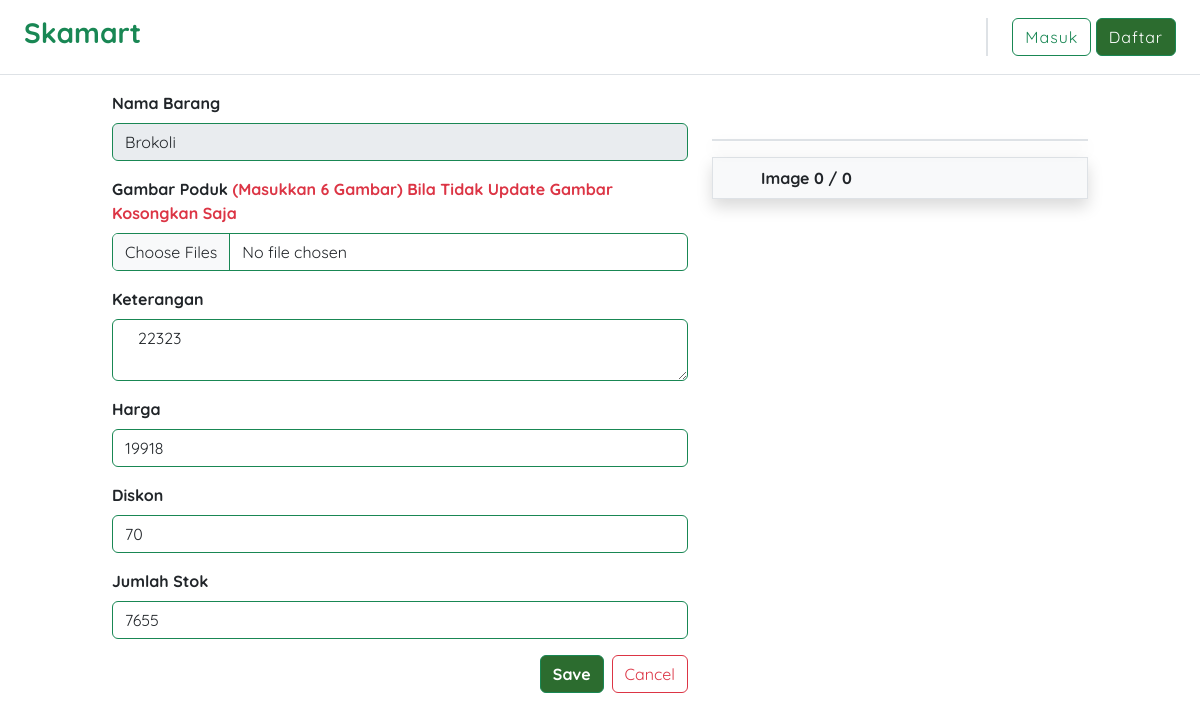
The page /Admin/update.php?update=4354 on the database its author committed.
### tables this page shows
CREATE TABLE `master_barang` (
  `kode_barang` varchar(255) NOT NULL,
  `kode_kategori` bigint NOT NULL,
  `nama_barang` varchar(255) NOT NULL,
  `deskripsi` text NOT NULL,
  `satuan` varchar(255) NOT NULL,
  `rating` float NOT NULL DEFAULT '0',
  `diskon` float NOT NULL,
  `gambar_barang` text NOT NULL,
  `stok` bigint NOT NULL,
  `varian` varchar(255) NOT NULL,
  `harga` bigint NOT NULL,
  `terjual` int NOT NULL DEFAULT '0'
);

### Controllers/adminController.php (called while the page is built, shortened)
<?php
$conn = connectDatabase();
function getData($id)
{
    global $conn;
    $query = "SELECT * FROM master_barang WHERE kode_barang = $id";
    $result = mysqli_query($conn, $query);
    return mysqli_fetch_assoc($result);
}

### Admin/update.php (the view, shortened to what this page needs)
<?php
 require_once "../Controllers/adminController.php";
 $data = getData($_GET['update']);
?>
<!DOCTYPE html>
<html lang="en">
<head>
    <link rel="stylesheet" href="<?= '../Assets/Css/style.css' ?>">
    <link href="https://cdn.jsdelivr.net/npm/bootstrap@5.3.3/dist/css/bootstrap.min.css" rel="stylesheet">
    <link rel="stylesheet" href="https://cdn.jsdelivr.net/npm/bootstrap-icons@1.11.3/font/bootstrap-icons.min.css">
</head>
<body>
    <?php include '../Components/Navbar-Admin.php'; ?>
    <div class="d-flex row justify-content-center  py-3 container-fluid detail ">
        <form action="../Controllers/adminController.php?action=update" method="POST" class="col-md-6 order-1 order-md-0" enctype="multipart/form-data">
            <div class="mb-3">
                <label for="nama_barang" class="form-label fw-bold">Nama Barang</label>
                <input type="text" class="form-control border-success" name="nama_barang" value="<?= $data['nama_barang']?>" id="nama_barang" disabled>
            </div>
            <div class="mb-3">
                <label for="imageInput" class="form-label fw-bold">Gambar Poduk <span class="fw-bold text-danger">(Masukkan 6 Gambar) Bila Tidak Update Gambar Kosongkan Saja</span></label>
                <input type="file" multiple class="form-control border-success" id="imageInput" name="gambar[]" accept=".jpg,.png">
            </div>
            <div class="mb-3">
                <label for="keterangan_barang" class="form-label fw-bold">Keterangan</label>
                <textarea style="max-height: 100px;" name="deskripsi" type="text" class="form-control border-success"  id="keterangan_barang" required> <?= $data['deskripsi']?></textarea>
            </div>
            <div class="mb-3">
                <label for="harga" class="form-label fw-bold">Harga</label>
                <input type="number" class="form-control border-success" id="harga" name="harga"  value="<?= $data['harga']?>" required>
            </div>
            <div class="mb-3">
                <label for="diskon" class="form-label fw-bold">Diskon</label>
                <input type="number" max="90" name="diskon" class="form-control border-success" id="diskon"  value="<?= $data['diskon']?>" required>
            </div>
            <div class="mb-3">
                <label for="sttok" class="form-label fw-bold">Jumlah Stok</label>
                <input type="number" class="form-control border-success" id="sttok" name="stok"  value="<?= $data['stok']?>" required>
            </div>
            <div class="d-flex justify-content-end mt-3">
                <button type="submit" name="create" class="btn btn-success me-2 fw-bold">Save</button>
                <button type="reset" name="reset" class="btn btn-outline-danger">Cancel</button>
            </div>
        </form>
        <div id="carouselExampleIndicators" class="carousel slide d-flex flex-column col-10 col-lg-4 mt-5">
            <div class="carousel-inner border shadow" id="carouselInner"></div>
            <button class="carousel-control-prev" type="button" data-bs-target="#carouselExampleIndicators" data-bs-slide="prev">
                <span class="carousel-control-prev-icon" aria-hidden="true"></span>
            </button>
            <button class="carousel-control-next" type="button" data-bs-target="#carouselExampleIndicators" data-bs-slide="next">
                <span class="carousel-control-next-icon" aria-hidden="true"></span>
            </button>
            <span id="carouselImageNumber" class="border mt-3 py-2 px-5 fw-bold shadow bg-light">Image 1 / 0</span>
        </div>
    </div>
</body>
</html>

### Assets/Css/style.css (style rules this page uses)
:root { --warna-utama: #2c6c2f; --pendukung: #ecffe6; --hover: #d5ed9f; --tinggi-gambar-card: 220px; --lebar-gambar-card: 100%; --lebar-card: 220px; }
body { font-family: "Quicksand", sans-serif !important; background-color: #fff7fc; }
.bg-success, .btn-success { background-color: var(--warna-utama) !important; }
.input:focus, input:valid { outline: none; border: 1.5px solid var(--warna-utama); }
.container-fluid { margin: 0 !important; padding: 0 !important; }

### rows shown on the page
master_barang: nama_barang "Brokoli", deskripsi "22323", harga "19918", diskon "70", stok "7655"
